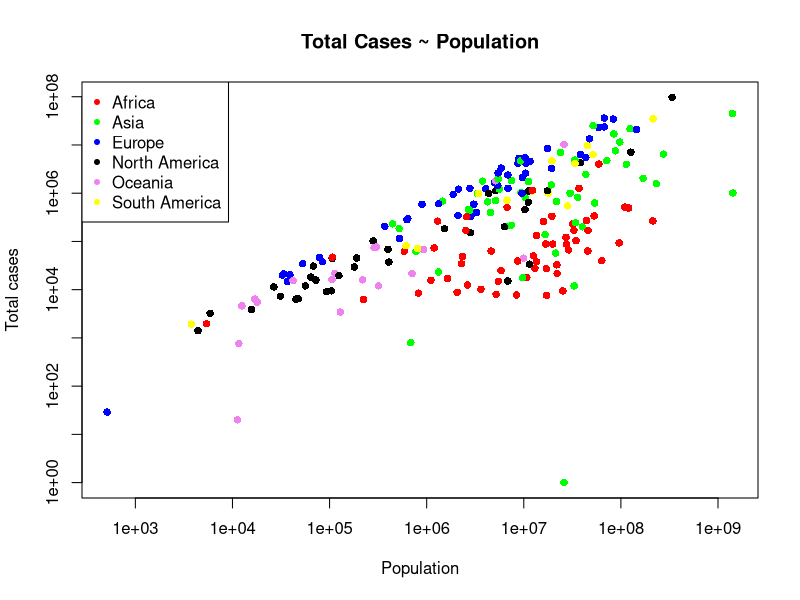
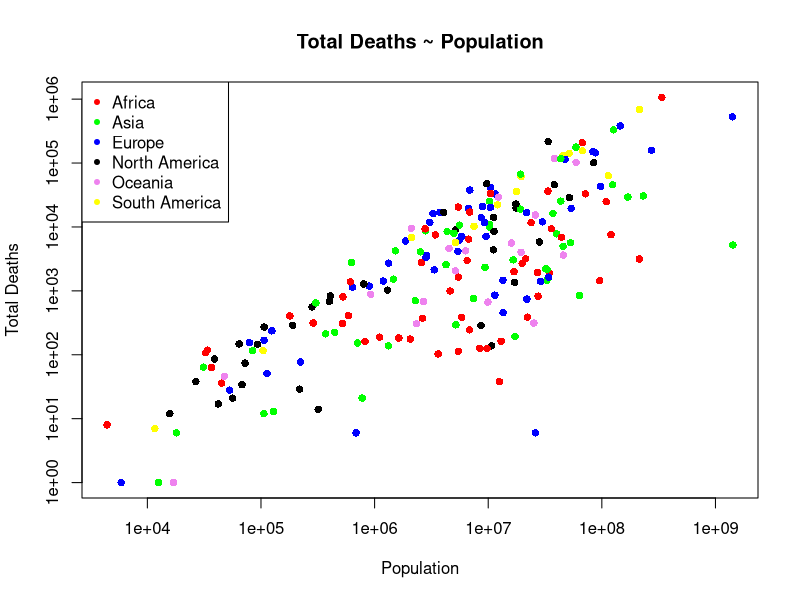

These figures' R source, in order:
# Import country information from csv files
country_information <- read.csv("country_information.csv")

# Import information about total cases and total deaths of each country from csv files
data <- read.csv('total_cases_total_deaths.csv')

# Divide into 2 data frames and merge with the country information for visualize
total_cases_beta <- merge(data[,1:3], country_information)
total_cases <- total_cases_beta[total_cases_beta$total_cases != 'NULL', ]

total_deaths_beta <- merge(data[, c(1,2,4)], country_information)
total_deaths <- total_deaths_beta[total_deaths_beta$total_deaths != 'NULL', ]


# Colors according to the continents
color <- as.factor(total_cases$continent)
levels(color) <- c('red', 'green', 'blue', 'black', 'violet', 'yellow')

# Plot the total cases along with:
  # population
plot(
  x = total_cases$population, 
  y = total_cases$total_cases,
  xlab = 'Population', 
  ylab = 'Total cases', 
  main = 'Total Cases ~ Population',
  log='xy',
  col = as.vector(color),
  pch = 16
)
legend('topleft', legend = levels(as.factor(total_cases$continent)), col = levels(color), pch = 20)
  

# Plot the total deaths along with:
  # population
plot(
  x = total_deaths$population,
  y = total_deaths$total_deaths,
  xlab = 'Population',
  ylab = 'Total Deaths',
  main = 'Total Deaths ~ Population',
  log = 'xy',
  col = as.vector(color),
  pch = 16
)
legend('topleft', legend = levels(as.factor(total_cases$continent)), col = levels(color), pch = 20)